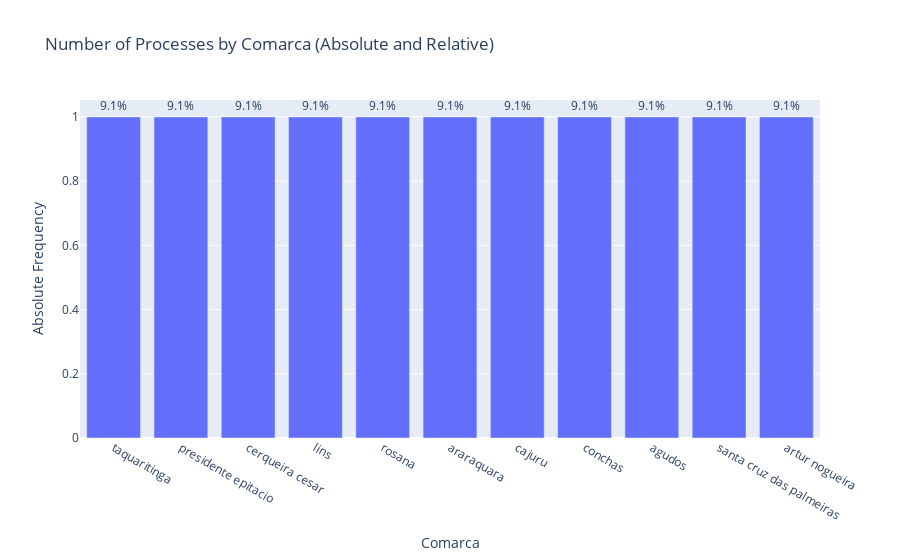

The notebook cell this image was saved under:
### Markdown cell above
#### **3.5. Distribution of Processes by Comarca**

The geographical analysis reveals that the majority of the processes are concentrated in a few specific comarcas. Figures 4 and 5 present the general distribution and the comarcas with the highest volume of lawsuits.

- **São Paulo (20.5%) concentrates the highest number of processes**, followed by **Cabreúva** (9.7%) and **Lençóis Paulista** (4.7%).
- Comarcas like **Francisco Morato** (4.6%), **Guarulhos** (3.7%) and **Campinas** (2.5%) also present high judicial demand.

### Code cell
# Visualization 4: Counting occurrences of each Comarca
df_comarca = df["Comarca"].value_counts().reset_index()
df_comarca.columns = ["Comarca", "Absolute Frequency"]
df_comarca["Relative Frequency (%)"] = (df_comarca["Absolute Frequency"] / df_comarca["Absolute Frequency"].sum()) * 100

fig = px.bar(df_comarca, x="Comarca", y="Absolute Frequency",
             text=df_comarca["Relative Frequency (%)"].apply(lambda x: f"{x:.1f}%"),
             title="Number of Processes by Comarca (Absolute and Relative)")

fig.update_xaxes(categoryorder='total descending')
fig.update_traces(textposition='outside')
fig.show()

### Figure 1 — Plotly figure (JSON) as saved in the notebook; plotly's stock layout.template omitted (floating-point values rounded to 4 significant figures)
{"data": [{"alignmentgroup": "True", "hovertemplate": "Comarca=%{x}<br>Absolute Frequency=%{y}<br>text=%{text}<extra></extra>", "legendgroup": "", "marker": {"color": "#636efa", "pattern": {"shape": ""}}, "name": "", "offsetgroup": "", "orientation": "v", "showlegend": false, "text": ["9.1%", "9.1%", "9.1%", "9.1%", "9.1%", "9.1%", "9.1%", "9.1%", "9.1%", "9.1%", "9.1%"], "textposition": "outside", "type": "bar", "x": ["taquaritinga", "presidente epitacio", "cerqueira cesar", "lins", "rosana", "araraquara", "cajuru", "conchas", "agudos", "santa cruz das palmeiras", "artur nogueira"], "xaxis": "x", "y": [1, 1, 1, 1, 1, 1, 1, 1, 1, 1, 1], "yaxis": "y"}], "layout": {"barmode": "relative", "legend": {"tracegroupgap": 0}, "title": {"text": "Number of Processes by Comarca (Absolute and Relative)"}, "xaxis": {"anchor": "y", "categoryorder": "total descending", "domain": [0, 1], "title": {"text": "Comarca"}}, "yaxis": {"anchor": "x", "domain": [0, 1], "title": {"text": "Absolute Frequency"}}}}
